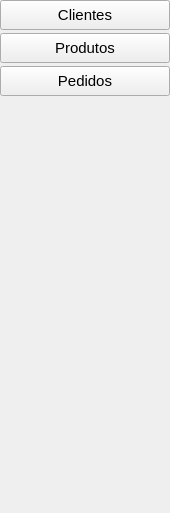
            <widget class="QWidget" name="page_cadastro">
             <property name="geometry">
              <rect>
               <x>0</x>
               <y>0</y>
               <width>170</width>
               <height>513</height>
              </rect>
             </property>
             <attribute name="label">
              <string>Cadastro</string>
             </attribute>
             <layout class="QVBoxLayout" name="verticalLayout_4">
              <property name="spacing">
               <number>3</number>
              </property>
              <property name="leftMargin">
               <number>0</number>
              </property>
              <property name="topMargin">
               <number>0</number>
              </property>
              <property name="rightMargin">
               <number>0</number>
              </property>
              <property name="bottomMargin">
               <number>0</number>
              </property>
              <item>
               <widget class="QPushButton" name="btn_cliente">
                <property name="minimumSize">
                 <size>
                  <width>0</width>
                  <height>30</height>
                 </size>
                </property>
                <property name="font">
                 <font>
                  <pointsize>11</pointsize>
                 </font>
                </property>
                <property name="cursor">
                 <cursorShape>PointingHandCursor</cursorShape>
                </property>
                <property name="styleSheet">
                 <string notr="true"/>
                </property>
                <property name="text">
                 <string>Clientes</string>
                </property>
               </widget>
              </item>
              <item>
               <widget class="QPushButton" name="btn_produtos">
                <property name="minimumSize">
                 <size>
                  <width>0</width>
                  <height>30</height>
                 </size>
                </property>
                <property name="font">
                 <font>
                  <pointsize>11</pointsize>
                 </font>
                </property>
                <property name="cursor">
                 <cursorShape>PointingHandCursor</cursorShape>
                </property>
                <property name="styleSheet">
                 <string notr="true"/>
                </property>
                <property name="text">
                 <string>Produtos</string>
                </property>
               </widget>
              </item>
              <item>
               <widget class="QPushButton" name="btn_pedidos">
                <property name="minimumSize">
                 <size>
                  <width>0</width>
                  <height>30</height>
                 </size>
                </property>
                <property name="font">
                 <font>
                  <pointsize>11</pointsize>
                 </font>
                </property>
                <property name="cursor">
                 <cursorShape>PointingHandCursor</cursorShape>
                </property>
                <property name="styleSheet">
                 <string notr="true"/>
                </property>
                <property name="text">
                 <string>Pedidos</string>
                </property>
               </widget>
              </item>
              <item>
               <spacer name="verticalSpacer">
                <property name="orientation">
                 <enum>Qt::Vertical</enum>
                </property>
                <property name="sizeHint" stdset="0">
                 <size>
                  <width>20</width>
                  <height>40</height>
                 </size>
                </property>
               </spacer>
              </item>
             </layout>
            </widget>
